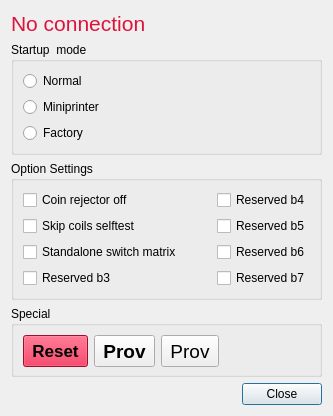
<?xml version="1.0" encoding="UTF-8"?>
<ui version="4.0">
 <class>DialogSettings</class>
 <widget class="QDialog" name="DialogSettings">
  <property name="windowModality">
   <enum>Qt::ApplicationModal</enum>
  </property>
  <property name="geometry">
   <rect>
    <x>0</x>
    <y>0</y>
    <width>333</width>
    <height>387</height>
   </rect>
  </property>
  <property name="windowTitle">
   <string>Settings</string>
  </property>
  <layout class="QVBoxLayout" name="verticalLayout">
   <item>
    <widget class="QLabel" name="label">
     <property name="sizePolicy">
      <sizepolicy hsizetype="Preferred" vsizetype="Minimum">
       <horstretch>0</horstretch>
       <verstretch>0</verstretch>
      </sizepolicy>
     </property>
     <property name="maximumSize">
      <size>
       <width>16777215</width>
       <height>32</height>
      </size>
     </property>
     <property name="font">
      <font>
       <pointsize>16</pointsize>
      </font>
     </property>
     <property name="styleSheet">
      <string notr="true">color:crimson;</string>
     </property>
     <property name="text">
      <string>No connection</string>
     </property>
    </widget>
   </item>
   <item>
    <widget class="QGroupBox" name="groupBox">
     <property name="toolTip">
      <string>Changes will be applied after machine reset</string>
     </property>
     <property name="title">
      <string>Startup  mode</string>
     </property>
     <layout class="QVBoxLayout" name="verticalLayout_2">
      <item>
       <widget class="QRadioButton" name="radioButton_startnormal">
        <property name="text">
         <string>Normal</string>
        </property>
       </widget>
      </item>
      <item>
       <widget class="QRadioButton" name="radioButton_startmnprn">
        <property name="text">
         <string>Miniprinter</string>
        </property>
       </widget>
      </item>
      <item>
       <widget class="QRadioButton" name="radioButton_startfactory">
        <property name="text">
         <string>Factory</string>
        </property>
       </widget>
      </item>
     </layout>
    </widget>
   </item>
   <item>
    <widget class="QGroupBox" name="groupBox_2">
     <property name="title">
      <string>Option Settings</string>
     </property>
     <layout class="QGridLayout" name="gridLayout">
      <item row="2" column="0">
       <widget class="QCheckBox" name="checkBox_flag2">
        <property name="enabled">
         <bool>true</bool>
        </property>
        <property name="toolTip">
         <string>The returns of switch matrix (DIA) is inverted, so one can test the system without connecting any mux board (stand alone testing purpose)</string>
        </property>
        <property name="text">
         <string>Standalone switch matrix</string>
        </property>
       </widget>
      </item>
      <item row="3" column="2">
       <widget class="QCheckBox" name="checkBox_flag7">
        <property name="text">
         <string>Reserved b7</string>
        </property>
       </widget>
      </item>
      <item row="0" column="2">
       <widget class="QCheckBox" name="checkBox_flag4">
        <property name="text">
         <string>Reserved b4</string>
        </property>
       </widget>
      </item>
      <item row="2" column="2">
       <widget class="QCheckBox" name="checkBox_flag6">
        <property name="text">
         <string>Reserved b6</string>
        </property>
       </widget>
      </item>
      <item row="1" column="2">
       <widget class="QCheckBox" name="checkBox_flag5">
        <property name="text">
         <string>Reserved b5</string>
        </property>
       </widget>
      </item>
      <item row="1" column="0">
       <widget class="QCheckBox" name="checkBox_flag1">
        <property name="enabled">
         <bool>true</bool>
        </property>
        <property name="toolTip">
         <string>OC and CC coil tests are still performed, but the result of this test will be ignored</string>
        </property>
        <property name="text">
         <string>Skip coils selftest</string>
        </property>
       </widget>
      </item>
      <item row="3" column="0">
       <widget class="QCheckBox" name="checkBox_flag3">
        <property name="enabled">
         <bool>true</bool>
        </property>
        <property name="toolTip">
         <string/>
        </property>
        <property name="text">
         <string>Reserved b3</string>
        </property>
       </widget>
      </item>
      <item row="0" column="0">
       <widget class="QCheckBox" name="checkBox_flag0">
        <property name="toolTip">
         <string>disable coin rejector coil at next reset</string>
        </property>
        <property name="text">
         <string>Coin rejector off</string>
        </property>
       </widget>
      </item>
      <item row="0" column="1">
       <spacer name="horizontalSpacer">
        <property name="orientation">
         <enum>Qt::Horizontal</enum>
        </property>
        <property name="sizeHint" stdset="0">
         <size>
          <width>40</width>
          <height>20</height>
         </size>
        </property>
       </spacer>
      </item>
     </layout>
    </widget>
   </item>
   <item>
    <widget class="QGroupBox" name="groupBox_3">
     <property name="minimumSize">
      <size>
       <width>0</width>
       <height>71</height>
      </size>
     </property>
     <property name="title">
      <string>Special</string>
     </property>
     <layout class="QHBoxLayout" name="horizontalLayout">
      <item>
       <widget class="QToolButton" name="toolButton_reset">
        <property name="minimumSize">
         <size>
          <width>32</width>
          <height>32</height>
         </size>
        </property>
        <property name="font">
         <font>
          <pointsize>13</pointsize>
          <weight>75</weight>
          <bold>true</bold>
         </font>
        </property>
        <property name="toolTip">
         <string>Pinball soft reset (use with caution)</string>
        </property>
        <property name="toolTipDuration">
         <number>5000</number>
        </property>
        <property name="styleSheet">
         <string notr="true">background:crimson</string>
        </property>
        <property name="text">
         <string>Reset</string>
        </property>
        <property name="iconSize">
         <size>
          <width>32</width>
          <height>32</height>
         </size>
        </property>
        <property name="toolButtonStyle">
         <enum>Qt::ToolButtonIconOnly</enum>
        </property>
       </widget>
      </item>
      <item>
       <widget class="QToolButton" name="toolButton_2">
        <property name="enabled">
         <bool>true</bool>
        </property>
        <property name="minimumSize">
         <size>
          <width>32</width>
          <height>32</height>
         </size>
        </property>
        <property name="font">
         <font>
          <pointsize>14</pointsize>
          <weight>75</weight>
          <bold>true</bold>
         </font>
        </property>
        <property name="text">
         <string>Prov</string>
        </property>
       </widget>
      </item>
      <item>
       <widget class="QToolButton" name="toolButton">
        <property name="enabled">
         <bool>true</bool>
        </property>
        <property name="minimumSize">
         <size>
          <width>32</width>
          <height>32</height>
         </size>
        </property>
        <property name="font">
         <font>
          <pointsize>14</pointsize>
         </font>
        </property>
        <property name="text">
         <string>Prov</string>
        </property>
       </widget>
      </item>
      <item>
       <spacer name="horizontalSpacer_2">
        <property name="orientation">
         <enum>Qt::Horizontal</enum>
        </property>
        <property name="sizeHint" stdset="0">
         <size>
          <width>40</width>
          <height>20</height>
         </size>
        </property>
       </spacer>
      </item>
     </layout>
    </widget>
   </item>
   <item>
    <widget class="QDialogButtonBox" name="buttonBox">
     <property name="enabled">
      <bool>true</bool>
     </property>
     <property name="orientation">
      <enum>Qt::Horizontal</enum>
     </property>
     <property name="standardButtons">
      <set>QDialogButtonBox::Close</set>
     </property>
    </widget>
   </item>
  </layout>
 </widget>
 <resources/>
 <connections>
  <connection>
   <sender>buttonBox</sender>
   <signal>accepted()</signal>
   <receiver>DialogSettings</receiver>
   <slot>accept()</slot>
   <hints>
    <hint type="sourcelabel">
     <x>248</x>
     <y>254</y>
    </hint>
    <hint type="destinationlabel">
     <x>157</x>
     <y>274</y>
    </hint>
   </hints>
  </connection>
  <connection>
   <sender>buttonBox</sender>
   <signal>rejected()</signal>
   <receiver>DialogSettings</receiver>
   <slot>reject()</slot>
   <hints>
    <hint type="sourcelabel">
     <x>316</x>
     <y>260</y>
    </hint>
    <hint type="destinationlabel">
     <x>286</x>
     <y>274</y>
    </hint>
   </hints>
  </connection>
 </connections>
</ui>
